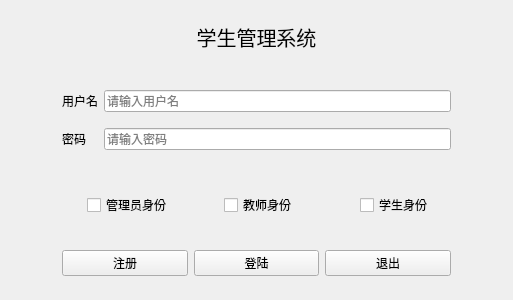
<?xml version="1.0" encoding="UTF-8"?>
<ui version="4.0">
 <class>interfaceClass</class>
 <widget class="QWidget" name="interfaceClass">
  <property name="geometry">
   <rect>
    <x>0</x>
    <y>0</y>
    <width>513</width>
    <height>300</height>
   </rect>
  </property>
  <property name="maximumSize">
   <size>
    <width>16777215</width>
    <height>16777215</height>
   </size>
  </property>
  <property name="windowTitle">
   <string>登陆</string>
  </property>
  <property name="windowIcon">
   <iconset>
    <normaloff>icon/1/学生管理.png</normaloff>icon/1/学生管理.png</iconset>
  </property>
  <layout class="QGridLayout" name="gridLayout_2" rowstretch="1,2,1,1">
   <item row="0" column="0">
    <widget class="QLabel" name="label">
     <property name="font">
      <font>
       <pointsize>15</pointsize>
      </font>
     </property>
     <property name="text">
      <string>学生管理系统</string>
     </property>
     <property name="alignment">
      <set>Qt::AlignCenter</set>
     </property>
    </widget>
   </item>
   <item row="1" column="0">
    <widget class="QWidget" name="widget_2" native="true">
     <layout class="QGridLayout" name="gridLayout">
      <item row="0" column="2">
       <widget class="QLineEdit" name="lineEdit_name">
        <property name="toolTip">
         <string>这是登陆界面</string>
        </property>
        <property name="maxLength">
         <number>11</number>
        </property>
        <property name="placeholderText">
         <string>请输入用户名</string>
        </property>
       </widget>
      </item>
      <item row="0" column="1">
       <widget class="QLabel" name="label_2">
        <property name="text">
         <string>用户名</string>
        </property>
       </widget>
      </item>
      <item row="1" column="1">
       <widget class="QLabel" name="label_3">
        <property name="text">
         <string>密码</string>
        </property>
       </widget>
      </item>
      <item row="1" column="2">
       <widget class="QLineEdit" name="lineEdit_password">
        <property name="maxLength">
         <number>8</number>
        </property>
        <property name="echoMode">
         <enum>QLineEdit::Password</enum>
        </property>
        <property name="placeholderText">
         <string>请输入密码</string>
        </property>
       </widget>
      </item>
      <item row="1" column="0">
       <spacer name="horizontalSpacer">
        <property name="orientation">
         <enum>Qt::Horizontal</enum>
        </property>
        <property name="sizeType">
         <enum>QSizePolicy::Preferred</enum>
        </property>
        <property name="sizeHint" stdset="0">
         <size>
          <width>40</width>
          <height>20</height>
         </size>
        </property>
       </spacer>
      </item>
      <item row="1" column="3">
       <spacer name="horizontalSpacer_2">
        <property name="orientation">
         <enum>Qt::Horizontal</enum>
        </property>
        <property name="sizeType">
         <enum>QSizePolicy::Minimum</enum>
        </property>
        <property name="sizeHint" stdset="0">
         <size>
          <width>40</width>
          <height>20</height>
         </size>
        </property>
       </spacer>
      </item>
     </layout>
    </widget>
   </item>
   <item row="2" column="0">
    <widget class="QWidget" name="widget_3" native="true">
     <layout class="QGridLayout" name="gridLayout_3" columnstretch="1,2,2,2">
      <item row="0" column="1">
       <widget class="QCheckBox" name="checkBox_admin">
        <property name="text">
         <string>管理员身份</string>
        </property>
        <property name="autoExclusive">
         <bool>true</bool>
        </property>
       </widget>
      </item>
      <item row="0" column="2">
       <widget class="QCheckBox" name="checkBox_te">
        <property name="text">
         <string>教师身份</string>
        </property>
        <property name="autoExclusive">
         <bool>true</bool>
        </property>
       </widget>
      </item>
      <item row="0" column="3">
       <widget class="QCheckBox" name="checkBox_stu">
        <property name="text">
         <string>学生身份</string>
        </property>
        <property name="autoExclusive">
         <bool>true</bool>
        </property>
       </widget>
      </item>
      <item row="0" column="0">
       <spacer name="horizontalSpacer_5">
        <property name="orientation">
         <enum>Qt::Horizontal</enum>
        </property>
        <property name="sizeHint" stdset="0">
         <size>
          <width>40</width>
          <height>20</height>
         </size>
        </property>
       </spacer>
      </item>
     </layout>
    </widget>
   </item>
   <item row="3" column="0">
    <widget class="QWidget" name="widget" native="true">
     <layout class="QHBoxLayout" name="horizontalLayout">
      <item>
       <spacer name="horizontalSpacer_3">
        <property name="orientation">
         <enum>Qt::Horizontal</enum>
        </property>
        <property name="sizeType">
         <enum>QSizePolicy::Minimum</enum>
        </property>
        <property name="sizeHint" stdset="0">
         <size>
          <width>40</width>
          <height>20</height>
         </size>
        </property>
       </spacer>
      </item>
      <item>
       <widget class="QPushButton" name="registerbtn">
        <property name="text">
         <string>注册</string>
        </property>
       </widget>
      </item>
      <item>
       <widget class="QPushButton" name="loadbtn">
        <property name="text">
         <string>登陆</string>
        </property>
       </widget>
      </item>
      <item>
       <widget class="QPushButton" name="exitbtn">
        <property name="text">
         <string>退出</string>
        </property>
       </widget>
      </item>
      <item>
       <spacer name="horizontalSpacer_4">
        <property name="orientation">
         <enum>Qt::Horizontal</enum>
        </property>
        <property name="sizeType">
         <enum>QSizePolicy::Minimum</enum>
        </property>
        <property name="sizeHint" stdset="0">
         <size>
          <width>40</width>
          <height>20</height>
         </size>
        </property>
       </spacer>
      </item>
     </layout>
    </widget>
   </item>
  </layout>
 </widget>
 <layoutdefault spacing="6" margin="11"/>
 <resources>
  <include location="interface.qrc"/>
 </resources>
 <connections/>
</ui>
